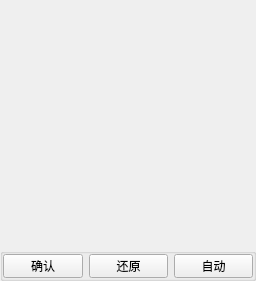
<?xml version="1.0" encoding="UTF-8"?>
<ui version="4.0">
 <class>GuiFilterAdjust</class>
 <widget class="QWidget" name="GuiFilterAdjust">
  <property name="geometry">
   <rect>
    <x>0</x>
    <y>0</y>
    <width>256</width>
    <height>281</height>
   </rect>
  </property>
  <property name="minimumSize">
   <size>
    <width>256</width>
    <height>281</height>
   </size>
  </property>
  <property name="maximumSize">
   <size>
    <width>256</width>
    <height>281</height>
   </size>
  </property>
  <property name="windowTitle">
   <string>GuiFilterAdjust</string>
  </property>
  <layout class="QVBoxLayout" name="verticalLayout">
   <property name="spacing">
    <number>0</number>
   </property>
   <property name="margin">
    <number>0</number>
   </property>
   <item>
    <widget class="QWidget" name="widget" native="true">
     <property name="minimumSize">
      <size>
       <width>256</width>
       <height>256</height>
      </size>
     </property>
    </widget>
   </item>
   <item>
    <widget class="QGroupBox" name="horizontalGroupBox">
     <property name="maximumSize">
      <size>
       <width>65535</width>
       <height>33</height>
      </size>
     </property>
     <layout class="QHBoxLayout" name="horizontalLayout">
      <property name="spacing">
       <number>6</number>
      </property>
      <property name="margin">
       <number>0</number>
      </property>
      <item>
       <widget class="QPushButton" name="pushButton_accept">
        <property name="text">
         <string>确认</string>
        </property>
       </widget>
      </item>
      <item>
       <widget class="QPushButton" name="pushButton_skip">
        <property name="text">
         <string>还原</string>
        </property>
       </widget>
      </item>
      <item>
       <widget class="QPushButton" name="pushButton_Auto">
        <property name="text">
         <string>自动</string>
        </property>
       </widget>
      </item>
     </layout>
    </widget>
   </item>
  </layout>
 </widget>
 <layoutdefault spacing="6" margin="11"/>
 <resources/>
 <connections/>
</ui>
